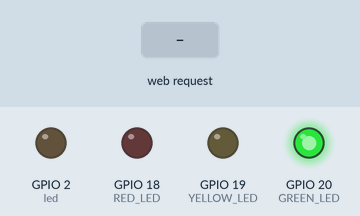
Recording of a sketch running on a simulated ESP32. Parts: output pins drawn as LEDs (lit = HIGH). Inputs (shaded band) come from the test bench. WiFi joins after 1.5 s; servers stay silent unless stated; what the sketch prints to the serial monitor is not drawn.

Above: at 2.7 s.
2.8 s: HTTP request GET / received
At 13.7 s:
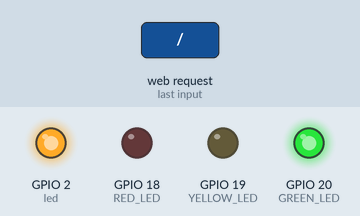
14.0 s: HTTP request GET /on received
At 19.5 s:
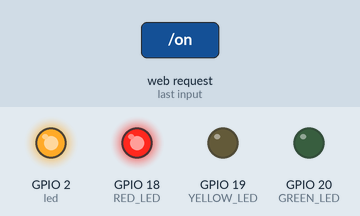
25.0 s: HTTP request GET /off received
At 25.4 s:
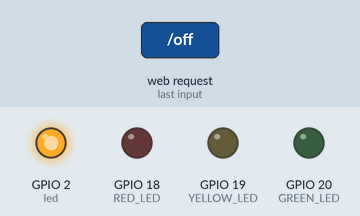
33.2 s: HTTP request GET /red received
At 34.0 s:
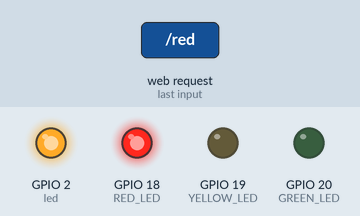
41.4 s: HTTP request GET /yellow received
At 42.7 s:
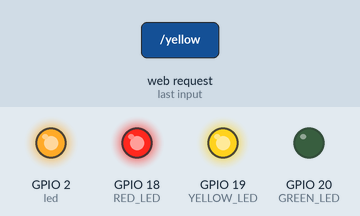
49.6 s: HTTP request GET /enable received
At 50.1 s:
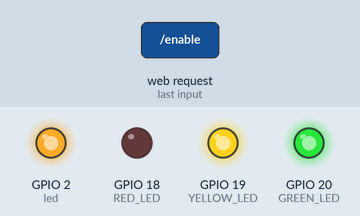
Timing chart, 0 to 57.1 s (numbered marks = the images above; inputs shaded):
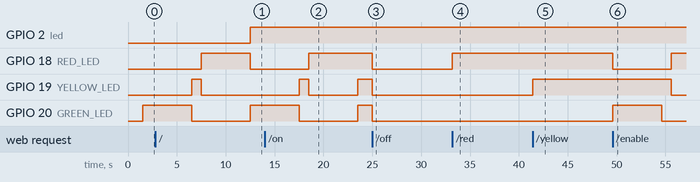

Measured:
- after the input at 2.8 s, GPIO 2 (led): LOW → HIGH after 9.7 s
- after the input at 14.0 s, GPIO 18 (RED_LED): goes on until 18.5 s, then stays HIGH
- after the input at 25.0 s, GPIO 18 (RED_LED), GPIO 19 (YELLOW_LED), GPIO 20 (GREEN_LED): HIGH → LOW at once
- after the input at 33.2 s, GPIO 18 (RED_LED): LOW → HIGH at once
- after the input at 41.4 s, GPIO 19 (YELLOW_LED): LOW → HIGH at once
- after the input at 49.6 s, GPIO 18 (RED_LED): HIGH → LOW at once, → HIGH 6.0 s later; GPIO 19 (YELLOW_LED): HIGH → LOW after 6.0 s; GPIO 20 (GREEN_LED): LOW → HIGH at once, → LOW 5.0 s later

The sketch:

rasp-pi-code.ino
```cpp
#include <WiFi.h>
#include <WiFiClient.h>
#include <WebServer.h>
#include <LEAmDNS.h>

#ifndef STASSID
#define STASSID "It Hurts When IP"
#define STAPSK "Getsomemeds!"
#endif

const char* ssid = STASSID;
const char* password = STAPSK;

WebServer server(80);

const int led = LED_BUILTIN;

const int RED_LED     = 18;
const int YELLOW_LED  = 19;
const int GREEN_LED   = 20;


int RED     = 0;
int YELLOW  = 0;
int GREEN   = 0;

int enable_animation = 0;


void handleRoot() {
  digitalWrite(led, 1);
  server.send(200, "text/html",
"<html>"
"    <button onclick=\"location.href='/on'\">ON</button>"
"    <button onclick=\"location.href='/off'\">OFF</button>"
"    <button onclick=\"location.href='/red'\">Red</button>"
"    <button onclick=\"location.href='/yellow'\">Yellow</button>"
"    <button onclick=\"location.href='/green'\">Green</button>"
"</html>"
);
}

void animation() {
  digitalWrite(GREEN_LED, 1);
  digitalWrite(RED_LED, 0);
  digitalWrite(YELLOW, 0);
  delay(5000);
  digitalWrite(GREEN_LED, 0);
  digitalWrite(YELLOW_LED, 1);
  delay(1000);
  digitalWrite(YELLOW_LED, 0);
  digitalWrite(RED_LED, 1);
  delay(5000);
}

void handleNotFound() {
  digitalWrite(led, 1);
  String message = "File Not Found\n\n";
  message += "URI: ";
  message += server.uri();
  message += "\nMethod: ";
  message += (server.method() == HTTP_GET) ? "GET" : "POST";
  message += "\nArguments: ";
  message += server.args();
  message += "\n";
  for (int i = 0; i < server.args(); i++) {
    message += " " + server.argName(i) + ": " + server.arg(i) + "\n";
  }
  server.send(404, "text/plain", message);
  digitalWrite(led, 0);
}

void setup(void) {
  pinMode(led, OUTPUT);
  pinMode(RED_LED, OUTPUT);
  pinMode(YELLOW_LED, OUTPUT);
  pinMode(GREEN_LED, OUTPUT);
  // digitalWrite(led, 1);
  Serial.begin(115200);
  WiFi.mode(WIFI_STA);
  WiFi.begin(ssid, password);
  Serial.println("");

  // Wait for connection
  while (WiFi.status() != WL_CONNECTED) {
    delay(500);
    Serial.print(".");
  }
  Serial.println("");
  Serial.print("Connected to ");
  Serial.println(ssid);
  Serial.print("IP address: ");
  Serial.println(WiFi.localIP());

  if (MDNS.begin("picow")) {
    Serial.println("MDNS responder started");
  }

  server.on("/", handleRoot);


  server.on("/on", []() {
    enable_animation = 1;
    digitalWrite(RED_LED, 1);
    digitalWrite(YELLOW_LED, 1);
    digitalWrite(GREEN_LED, 1);
    GREEN = 1;
    YELLOW = 1;
    RED = 1;

    server.send(200, "text/plain",
     "all all all all all\n"
     "on on on on on\n"
    );
  });

  server.on("/off", []() {
    enable_animation = 1;
    digitalWrite(RED_LED, 0);
    digitalWrite(YELLOW_LED, 0);
    digitalWrite(GREEN_LED, 0);
    GREEN = 0;
    YELLOW = 0;
    RED = 0;

    server.send(200, "text/plain",
     "all all all all all\n"
     "off off off off off\n"
    );
  });


  server.on("/red", []() {
    enable_animation = 1;
    if (RED == 1){
      digitalWrite(RED_LED, 0);
      server.send(200, "text/plain",
      "    <h1> RED RED RED RED</h1>"
      "    <h1> ON ON ON ON ON </h1>"
    );
      RED = 0;
    } else {
      digitalWrite(RED_LED, 1);
      server.send(200, "text/plain",
     "RED RED RED RED RED\n"
     "ON ON ON ON ON\n"
    );
      RED = 1;
    }
  });

  server.on("/yellow", []() {
    enable_animation = 1;
    if (YELLOW == 1){

      digitalWrite(YELLOW_LED, 0);
      server.send(200, "text/plain",
     "YELLOW YELLOW YELLOW YELLOW YELLOW\n"
     "OFF OFF OFF OFF OFF\n"
    );
      YELLOW = 0;
    } else {
      digitalWrite(YELLOW_LED, 1);
      server.send(200, "text/plain",
     "YELLOW YELLOW YELLOW YELLOW YELLOW\n"
     "ON ON ON ON ON\n"
    );
      YELLOW = 1;
    }
  });

  server.on("/green", []() {
    enable_animation = 1;
    if (GREEN == 1){
      digitalWrite(GREEN_LED, 0);
      server.send(200, "text/plain",
     "GREEN GREEN GREEN GREEN GREEN\n"
     "OFF OFF OFF OFF OFF\n"
    );
      GREEN = 0;
    } else {
      digitalWrite(GREEN_LED, 1);
      server.send(200, "text/plain",
     "GREEN GREEN GREEN GREEN GREEN\n"
     "ON ON ON ON ON\n"
    );
      GREEN = 1;
    }
  });


  server.on("/enable", []() {
    enable_animation = 0;
    server.send(200, "text/plain",
     "AUTO MODE ENABLED\n"
  );});


  server.onNotFound(handleNotFound);

  server.begin();
  Serial.println("HTTP server started");
}

void loop(void) {
  server.handleClient();
  MDNS.update();

  if (enable_animation == 0) {
    animation();
  }

}
```
